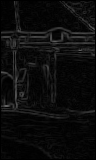
#> input picture GradientMagnitude_images/00000003a_cut_GradientMagnitude.bmp, 96 x 160 px
$ python hog.py --image GradientMagnitude_images/00000003a_cut_GradientMagnitude.bmp
#> lines starting #> are read from the running program, lines starting #| are printed output that depends on the picture
#> further down, frame is the input picture: shape (160, 96, 3); min 0, max 99, mean 12
"""
Steps :
1. Read the Test image and convert it to grayscale using G = round(0.299R + 0.587G + 0.114B).
2. Calculate the Gradient Magnitude using Prewitt's operator. Normalize gradient values and then compute the Gradient angle.
3. Compute the descriptor for test image which will be of dimension 7524 x 1.
4. Perform training. Repeat steps 1 to 3 for all 20 training images.
5. Calculate similarity by using Histogram Intersection. Find the 3 nearest neighbors.
6. Classify the image as Human or No-human.
"""
import numpy as np
import argparse
import cv2
import os

def convolution(image, mask):
    image_row, image_col = image.shape
#> image_row = 160; image_col = 96
    mask_row, mask_col = mask.shape
    convoluted_image = np.zeros(image.shape)
    add_row = int(mask_row - 1) // 2
    add_col = int(mask_col - 1) // 2

    # Initialising a 2D array with zeroes along with extra rows and columns to handle the undefined values
    modified_image = np.zeros((image_row + (2 * add_row), image_col + (2 * add_col)))

    modified_image_row, modified_image_col = modified_image.shape
#> modified_image_row = 162; modified_image_col = 98

    # Defining the region of interest for the input image
    modified_image[add_row: modified_image_row - add_row, add_col:modified_image_col - add_col] = image
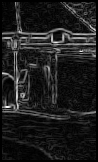
#> modified_image: shape (162, 98) float64; min 0, max 99, mean 11.6; drawn with min black and max white

    # Matrix multiplication - Performing convolution on image with kernel
    for row in range(1, image_row - 1):
        for col in range(1, image_col - 1):
            # Using sliding window concept for matrix multiplication of kernel and region of interest of input image
            convoluted_image[row, col] = np.sum(mask * modified_image[row: row + mask_row, col: col + mask_col])
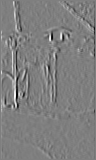
#> convoluted_image: shape (160, 96) float64; min -211, max 212, mean 0.1; drawn with min black and max white

    return convoluted_image


def gradient_operation(image, edge_filter):
    # Computing the horizontal gradient by performing convolution the input image with Prewitt's horizontal edge filter
    horizontal_gradient = convolution(image, edge_filter)
    # Output: [[1,1,1], [0,0,0], [-1,-1,-1]]
    vertical_edge_filter = np.flip(edge_filter.T, axis=0)

    # Computing the vertical gradient by performing convolution the input image with Prewitt's vertical edge filter
    vertical_gradient = convolution(image, vertical_edge_filter)
#> after the loop in convolution (call 2), `for row in range(1, image_row - 1):`:
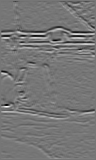
#> convoluted_image: shape (160, 96) float64; min -239, max 274, mean 0; drawn with min black and max white

    # Using the formula, gradient magnitude = Square Root of Squares of Horizontal and Vertical Gradient
    gradient_magnitude = np.sqrt(np.square(horizontal_gradient) + np.square(vertical_gradient))
    gradient_magnitude = gradient_magnitude / (3 * (np.sqrt(2)))


# Calculating gradient angle -> tan inverse (vertical gradient/horizontal gradient) in radians
    gradient_angle = np.arctan2(vertical_gradient, horizontal_gradient)
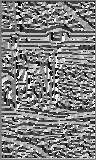
#> gradient_angle: shape (160, 96) float64; min -3.14, max 3.14, mean 0.0314; drawn with min black and max white

    # Converting gradient angle from radians to degree which returns in the range of -180 to 180.
    gradient_direction = np.rad2deg(gradient_angle)

    # If angle is negative add 360 to make it positive
    gradient_direction[gradient_direction < 0] += 360
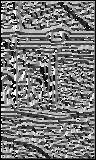
#> gradient_direction: shape (160, 96) float64; min 0, max 359.7, mean 168.9; drawn with min black and max white

    # If angle is greater than 180, subtract 180
    gradient_direction[gradient_direction > 180] -= 180
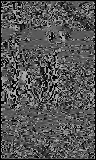
#> gradient_direction: shape (160, 96) float64; min 0, max 180, mean 85.4

    return horizontal_gradient, vertical_gradient, gradient_magnitude, gradient_direction


def histogram_calculate(pixel_mag, pixel_angle, orientation_bin_midpoints, cell_list):
    # Calculating histogram split for every pixel depending on the distance from the bin centres

    if 10 <= pixel_angle < 170:
        # If the gradient angle for a pixel is between 10 and 170 then calculate bin centres and corresponding indexes
        # for the histogram
        for i in range(len(orientation_bin_midpoints)):
            if pixel_angle < orientation_bin_midpoints[i]:
                bin1 = orientation_bin_midpoints[i - 1]
                idx1 = i - 1
                idx2 = i
                ratio1 = abs(pixel_angle - bin1) / 20;
                ratio2 = abs(20 - (pixel_angle - bin1)) / 20;

                break
    elif 0 <= pixel_angle < 10:
        bin2 = 10
        idx1 = 0
        idx2 = len(orientation_bin_midpoints) - 1
        ratio1 = (bin2 - pixel_angle) / 20;
        ratio2 = (20 - (bin2 - pixel_angle)) / 20;
    else:
        bin1 = 170
        idx1 = len(orientation_bin_midpoints) - 1
        idx2 = 0
        ratio1 = abs(pixel_angle - bin1) / 20
        ratio2 = abs(20 - (pixel_angle - bin1)) / 20

    # Updating the 2 bins in the histogram depending on the distance of pixel angle from the bin centres
    cell_list[idx1] += pixel_mag * ratio2
    cell_list[idx2] += pixel_mag * ratio1


def histogram_cell(gradient_magnitude, gradient_direction, orientation_bin_midpoints, output_block):

    # Calculating histogram for each cell and saving the magnitudes in the cell_list array which has length 9.
    cell_list = np.zeros(9, dtype=float)
    for i in range(gradient_magnitude.shape[0]):
        for j in range(gradient_magnitude.shape[1]):
            # Pass the gradient magnitude and angle at every pixel location of a cell to histogram_calculate
            histogram_calculate(gradient_magnitude[i][j], gradient_direction[i][j], orientation_bin_midpoints,
                                cell_list)
    # Concatenating the histogram cells into one array of dimension 1 x 36.
    output_block.extend(list(cell_list))

def histogram_block(gradient_magnitude, gradient_direction, orientation_bin_midpoints, descriptor):
    output_block = []

    # Going through all 4 cells in a block to compute histogram. Dimension of a cell is 8 x 8 pixels.
    for i in range(0, gradient_magnitude.shape[0], 8):
        for j in range(0, gradient_magnitude.shape[1], 8):
            histogram_cell(gradient_magnitude[i:i + 8, j:j + 8], gradient_direction[i:i + 8, j:j + 8],
                           orientation_bin_midpoints, output_block)

    # Getting the L2-Norm value for each block
    normalized_block_value = get_l2_norm(np.array(output_block))

    # Dividing all the values by L2-Norm value
    if normalized_block_value != 0:
        output_block = output_block / normalized_block_value
    descriptor.extend(output_block)


def histogram_image(gradient_magnitude, gradient_direction, orientation_bin_midpoints, descriptor):
    # Creating overlapping blocks of the image. Dimension of the block is 16 x 16 pixels or 2 x 2 cells.
    for i in range(0, gradient_magnitude.shape[0] - 8, 8):
        for j in range(0, gradient_magnitude.shape[1] - 8, 8):
            histogram_block(gradient_magnitude[i:i + 16, j:j + 16], gradient_direction[i:i + 16, j:j + 16],
                            orientation_bin_midpoints, descriptor)

def get_l2_norm(block):
    l2_norm = 0
    for i in range(block.shape[0]):
        # Summing the squares of each block element
        l2_norm += np.array(block[i]) ** 2

    # Returning squareroot of the sum
    return np.sqrt(l2_norm)

def histogram_intersection(train_img, test_img):
    # Applying the histogram intersection formula to calculate similarity
    total = np.sum(train_img)
    min_dist = 0
    for i in range(0, train_img.shape[0]):
        min_dist += min(train_img[i], test_img[i])
    return min_dist / total


def knn(neighbour_info, training_set):
    # To find the majority of the 3 nearest neighbors to the test image
    print("The 3 nearest neighbors are : ")
    majority = 0
    for k, v in neighbour_info.items():
        if training_set.get(k) == "Human":
            majority += 1
        print(k, "\t", v, "\t", training_set.get(k))
    # For majority being Human
    if majority > 1:
        print("Human Detected!")
    # For majority being No-human
    else:
        print("Human Not Detected!")


if __name__ == '__main__':
    print("Running Human Detection using HOG Feature!")

    # Reading the input file name from the arguments passed from command line
    ap = argparse.ArgumentParser()
    ap.add_argument("-i", "--image", required=True, help="Path to the image")
    args = vars(ap.parse_args())
    frame = cv2.imread(args['image'])

    # Converting the image to grayscale
    blue, green, red = frame[:, :, 0], frame[:, :, 1], frame[:, :, 2]
    test_image = np.around(0.299 * red + 0.587 * green + 0.114 * blue)

    # Declaring the Prewitt's operator
    edge_filter = np.array([[-1, 0, 1], [-1, 0, 1], [-1, 0, 1]], dtype='int')

    # Computing gradient magnitude and gradient angle for test image
    horizontal_gradient, vertical_gradient, gradient_magnitude, gradient_direction = gradient_operation(test_image,
                                                                                                        edge_filter)
    # Creating path to write output images of Gradient Magnitude
    folder, fname_with_extension = os.path.split(args['image'])
    fname, extension = os.path.splitext(fname_with_extension)
    path = str(fname) + "_output"
    access = 0o755
    cv2.imwrite(fname + "_GradientMagnitude.bmp", gradient_magnitude)
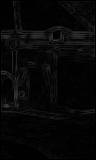
#> saved as 00000003a_cut_GradientMagnitude_GradientMagnitude.bmp: shape (160, 96); min 0, max 65, mean 7.1

    descriptor = []

    # Calculating bin centers for the histogram. Number of bins = 9.
    orientations = 9
    orientations_arr = np.arange(orientations)
    orientation_bin_midpoints = (
            180 * (orientations_arr + .5) / orientations)

    similarity = {}
    # Hard coding the training images with their equivalent labels.
    training_dataset = {"01-03e_cut": "No-human", "00000053a_cut": "No-human", "00000057a_cut": "No-human",
                        "00000062a_cut": "No-human",
                        "00000091a_cut": "No-human", "00000093a_cut": "No-human",
                        "no_person__no_bike_213_cut": "No-human", "no_person__no_bike_219_cut": "No-human",
                        "no_person__no_bike_247_cut": "No-human", "no_person__no_bike_259_cut": "No-human",
                        "crop001008b": "Human"
                        , "crop001028a": "Human", "crop001030c": "Human", "crop001045b": "Human", "crop001047b": "Human",
                        "crop001063b": "Human", "crop001275b": "Human", "crop001672b": "Human",
                        "person_and_bike_026a": "Human"
                        }
    # Computing descriptor for the test image
    histogram_image(gradient_magnitude, gradient_direction, orientation_bin_midpoints, descriptor)
#> the loop in histogram_image, `for i in range(0, gradient_magnitude.shape[0] - 8, 8):` made 19 passes
    descriptor_array = np.array(descriptor)

    # Saving the descriptor of the test image to an output file.
    file = open(fname + "_descriptor.txt", "w+")
    for output in descriptor_array:
        content = str(output) + "\n"
        file.write(content)
    file.close()

    # Running a loop through all the training images to compute a descriptor for each.
    for key, value in training_dataset.items():
        # Reading all the images from a directory named "training".
        frame_train = cv2.imread("training/" + key + ".bmp")

        # Converting every training image to grayscale.
        train_image = np.round(
#> (the run stopped early here; a loop or call above may not have finished)

$ run again, on GradientMagnitude_images/00000118a_cut_GradientMagnitude.bmp
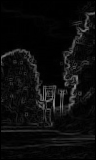
#> input picture GradientMagnitude_images/00000118a_cut_GradientMagnitude.bmp, 96 x 160 px
#> frame is the input picture: shape (160, 96, 3); min 0, max 147, mean 12.8
#> after the loop in convolution (call 2), `for row in range(1, image_row - 1):`:
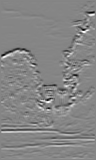
#> convoluted_image: shape (160, 96) float64; min -298, max 270, mean -0.1; drawn with min black and max white
#> `cv2.imwrite(fname + "_GradientMagnitude.bmp", gradient_magnitude)`:
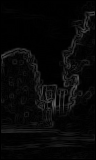
#> saved as 00000118a_cut_GradientMagnitude_GradientMagnitude.bmp: shape (160, 96); min 0, max 99, mean 7.9
#> the loop in histogram_image, `for i in range(0, gradient_magnitude.shape[0] - 8, 8):` made 19 passes

$ run again, on GradientMagnitude_images/crop001034b_GradientMagnitude.bmp
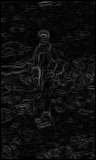
#> input picture GradientMagnitude_images/crop001034b_GradientMagnitude.bmp, 96 x 160 px
#> frame is the input picture: shape (160, 96, 3); min 0, max 101, mean 14.6
#> after the loop in convolution (call 2), `for row in range(1, image_row - 1):`:
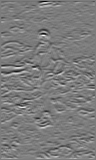
#> convoluted_image: shape (160, 96) float64; min -233, max 245, mean 0; drawn with min black and max white
#> `cv2.imwrite(fname + "_GradientMagnitude.bmp", gradient_magnitude)`:
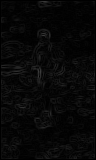
#> saved as crop001034b_GradientMagnitude_GradientMagnitude.bmp: shape (160, 96); min 0, max 59, mean 7.6
#> the loop in histogram_image, `for i in range(0, gradient_magnitude.shape[0] - 8, 8):` made 19 passes

$ run again, on GradientMagnitude_images/crop001070a_GradientMagnitude.bmp
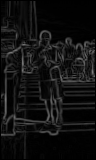
#> input picture GradientMagnitude_images/crop001070a_GradientMagnitude.bmp, 96 x 160 px
#> frame is the input picture: shape (160, 96, 3); min 0, max 125, mean 16.6
#> `cv2.imwrite(fname + "_GradientMagnitude.bmp", gradient_magnitude)`:
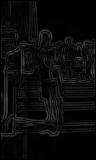
#> saved as crop001070a_GradientMagnitude_GradientMagnitude.bmp: shape (160, 96); min 0, max 80, mean 11
#> the loop in histogram_image, `for i in range(0, gradient_magnitude.shape[0] - 8, 8):` made 19 passes
